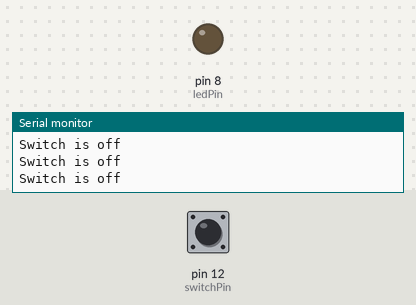
The sketch below on a simulated Arduino Uno, built with avr-gcc and run on an emulated ATmega328P. On the bench: output pins drawn as LEDs (lit = HIGH), the last lines printed to the serial monitor. Dashed ring = blinking. The inputs (shaded band) are chosen by the test bench; at power-on: pin 12 (switchPin) LOW.

Above: at 1.2 s.
1.3 s: pin 12 (switchPin) pulled HIGH for 0.15 s
At 1.39 s:
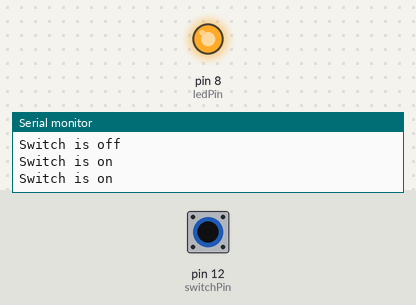
2.9 s: pin 12 (switchPin) pulled HIGH for 1 s
At 4.3 s:
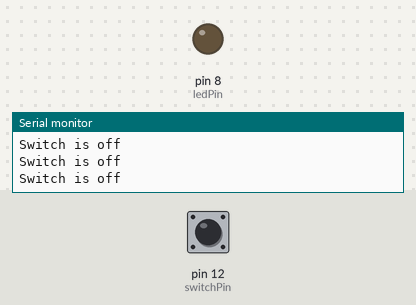
6.9 s: pin 12 (switchPin) pulsed HIGH 2 times (0.12 s each, 0.3 s apart)
At 6.98 s:
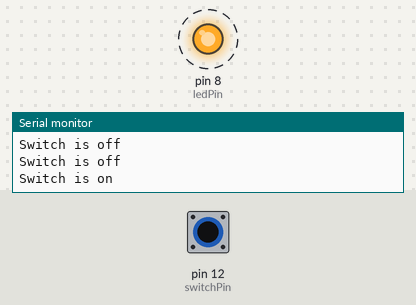
10.5 s: pin 12 (switchPin) driven HIGH
At 11.5 s:
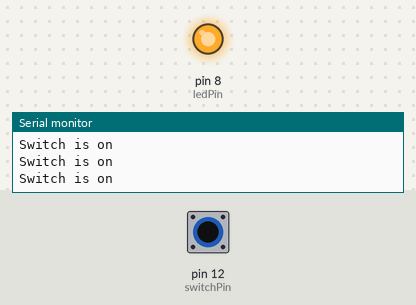
13.5 s: pin 12 (switchPin) driven LOW
At 13.8 s:
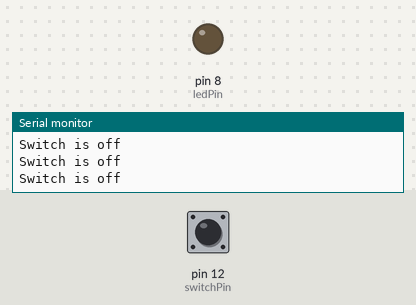
Timing chart, 0 to 16.0 s (numbered marks = the images above; inputs shaded):
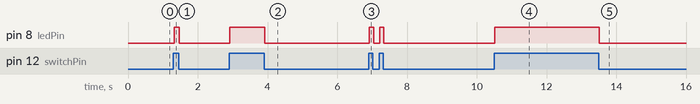

Measured:
- after the input at 1.3 s, pin 8 (ledPin): LOW → HIGH at once, → LOW 0.15 s later
- after the input at 2.9 s, pin 8 (ledPin): LOW → HIGH at once, → LOW 1.0 s later
- after the input at 6.9 s, pin 8 (ledPin): alternates HIGH for 0.12 s and LOW for 0.17 s, 4 changes in all, then stays LOW, starting at once
- after the input at 10.5 s, pin 8 (ledPin): LOW → HIGH at once
- after the input at 13.5 s, pin 8 (ledPin): HIGH → LOW at once

The sketch:

code.ino
```cpp
// C++ code
//
int switchPin = 12;
int ledPin = 8;
int switchState = LOW;

void setup()
{
  Serial.begin(9600);
  pinMode(ledPin, OUTPUT);
  pinMode(switchPin, INPUT);
}

void loop()
{
  switchState = digitalRead(switchPin);
  if(switchState == HIGH){
    Serial.println("Switch is on");
    digitalWrite(ledPin,HIGH);
  }
  else{
    Serial.println("Switch is off");
    digitalWrite(ledPin,LOW);
  }
}
```
